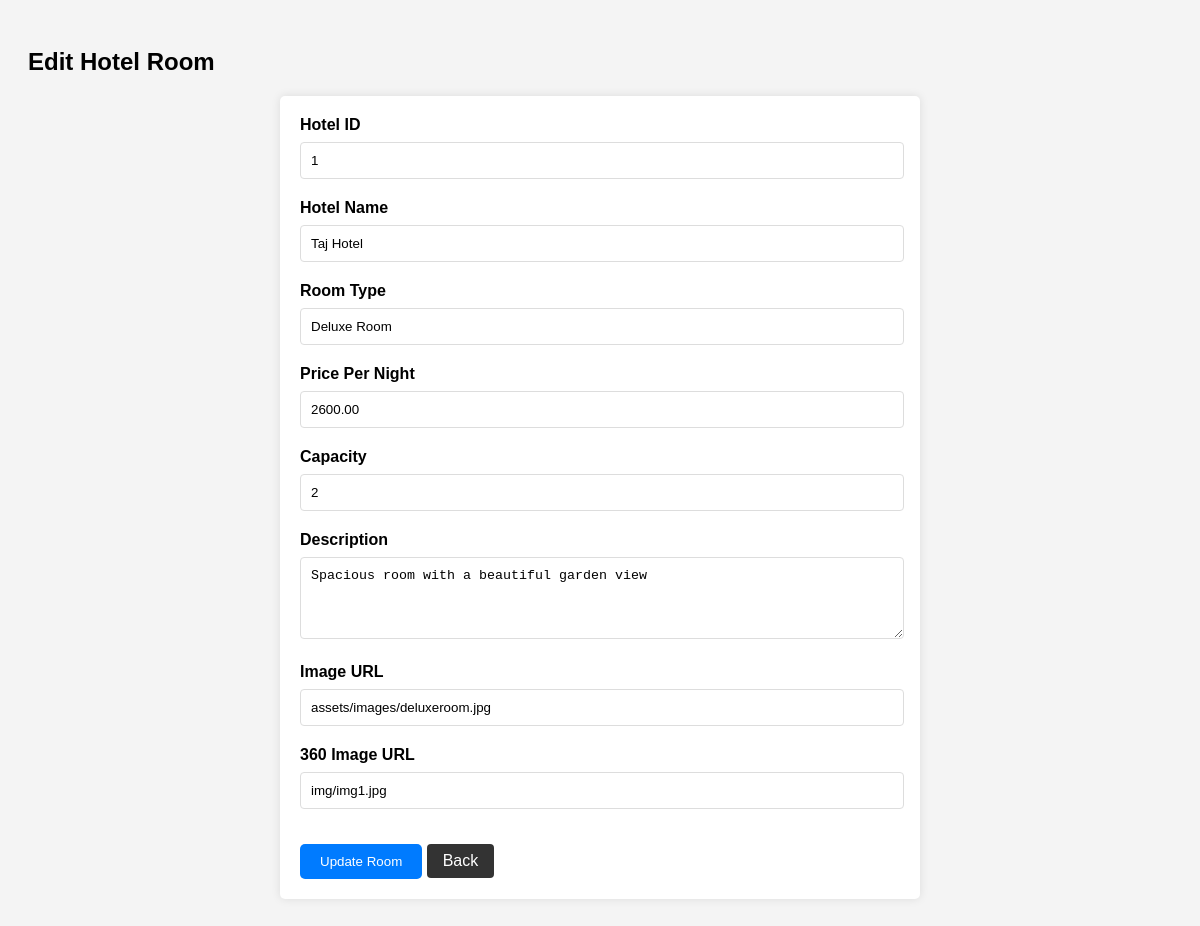
Screenshot of /admin/edithotelroom.php?room_id=1 (signed in) with the database file from the repository.
### tables this page shows
CREATE TABLE `rooms1` (
  `room_id` int(11) NOT NULL,
  `hotel_id` int(11) NOT NULL,
  `hotel_name` varchar(255) NOT NULL,
  `room_type` varchar(255) NOT NULL,
  `price_per_night` decimal(10,2) NOT NULL,
  `capacity` int(11) DEFAULT 1,
  `description` text DEFAULT NULL,
  `image_url` varchar(255) NOT NULL,
  `360_image_url` varchar(255) NOT NULL,
  `created_at` timestamp NOT NULL DEFAULT current_timestamp()
);

### admin/edithotelroom.php (the view, shortened to what this page needs)
<?php
$conn = mysqli_connect("localhost", "root", "", "bookmyroom") or die("Database Error");
if (isset($_GET['room_id'])) {
    $room_id = intval($_GET['room_id']);
    $result = mysqli_query($conn, "SELECT * FROM rooms1 WHERE room_id = $room_id");
    $room = mysqli_fetch_assoc($result);
}
?>
<!DOCTYPE html>
<html lang="en">
<head>
</head>
<body>
    <h2>Edit Hotel Room</h2>
    <form method="POST" action="">
        <label for="hotel_id">Hotel ID</label>
        <input type="number" id="hotel_id" name="hotel_id" value="<?php echo htmlspecialchars($room['hotel_id']); ?>" required>
        <label for="hotel_name">Hotel Name</label>
        <input type="text" id="hotel_name" name="hotel_name" value="<?php echo htmlspecialchars($room['hotel_name']); ?>" required>
        <label for="room_type">Room Type</label>
        <input type="text" id="room_type" name="room_type" value="<?php echo htmlspecialchars($room['room_type']); ?>" required>
        <label for="price_per_night">Price Per Night</label>
        <input type="number" step="0.01" id="price_per_night" name="price_per_night" value="<?php echo htmlspecialchars($room['price_per_night']); ?>" required>
        <label for="capacity">Capacity</label>
        <input type="number" id="capacity" name="capacity" value="<?php echo htmlspecialchars($room['capacity']); ?>" required>
        <label for="description">Description</label>
        <textarea id="description" name="description" rows="4"><?php echo htmlspecialchars($room['description']); ?></textarea>
        <label for="image_url">Image URL</label>
        <input type="text" id="image_url" name="image_url" value="<?php echo htmlspecialchars($room['image_url']); ?>">
        <label for="360_image_url">360 Image URL</label>
        <input type="text" id="360_image_url" name="360_image_url" value="<?php echo htmlspecialchars($room['360_image_url']); ?>">
        <button type="submit">Update Room</button>
        <a href="dashboard.php?page=hotelrooms.php" class="back-btn">Back</a>
    </form>
</body>
</html>

### admin/edithotelroom.php (style rules this page uses)
body { font-family: Arial, sans-serif; background-color: #f4f4f4; padding: 20px; }
form { background: #fff; padding: 20px; border-radius: 5px; box-shadow: 0 0 10px rgba(0, 0, 0, 0.1); max-width: 600px; margin: auto; }
label { display: block; margin-bottom: 8px; font-weight: bold; }
input, textarea { width: 97%; padding: 10px; margin-bottom: 20px; border: 1px solid #ddd; border-radius: 4px; }
button { background-color: #007bff; color: white; border: none; padding: 10px 20px; border-radius: 5px; cursor: pointer; }
.back-btn { margin-top: 15px; padding: 8px 16px; background-color: #333; color: #fff; text-decoration: none; border-radius: 4px; display: inline-block; text-align: center; box-sizing: border-box; }

### rows the page displays
rooms1: hotel_id "1", hotel_name "Taj Hotel", room_type "Deluxe Room", price_per_night "2600.00", capacity "2", description "Spacious room with a beautiful garden view", image_url "assets/images/deluxeroom.jpg", 360_image_url "img/img1.jpg"
